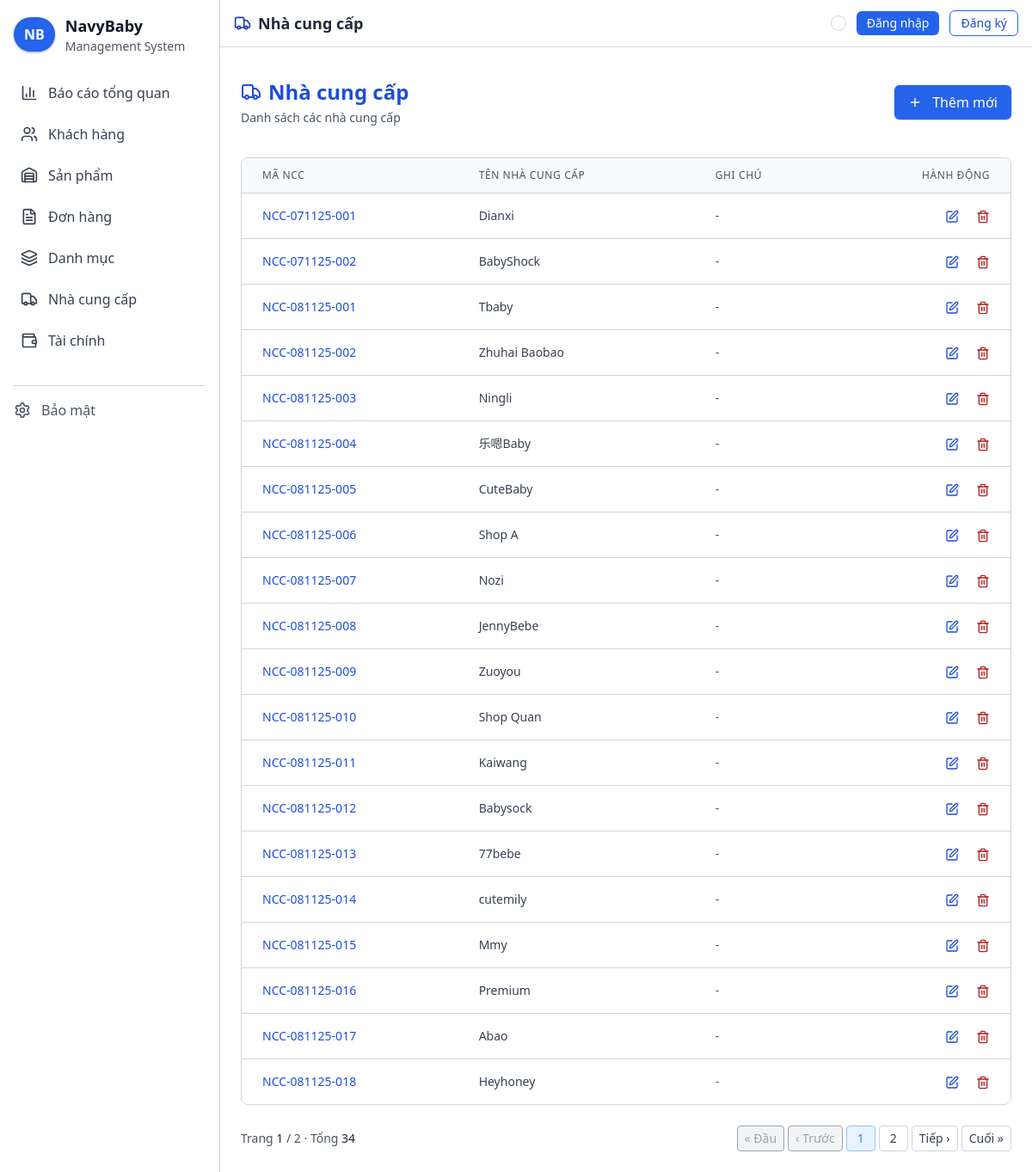
/nha-cung-cap, run on the app's committed database.
### suppliers/models.py (models this page shows, shortened)
class Supplier(models.Model):
    code = models.CharField(max_length=20, unique=True)
    name = models.CharField(max_length=255)
    note = models.TextField(blank=True)
    created_at = models.DateTimeField(auto_now=True)
    updated_at = models.DateTimeField(auto_now_add=True)

### suppliers/views.py (the view)
# urls.py: path('nha-cung-cap', SupplierListView.as_view(), name='supplier_list'),
class SupplierListView(ListView):
    model = Supplier
    template_name = 'suppliers/list.html'
    context_object_name = 'suppliers'
    paginate_by = 20
    def get_context_data(self, **kwargs):
        context = super().get_context_data(**kwargs)
        context['title'] = 'Nhà cung cấp - NavyBaby'
        context['action'] = 'list'
        return context

### templates/suppliers/list.html (shortened to what this page needs)
{% extends 'base.html' %}
{% block navbar_icon %}truck{% endblock %}
{% block navbar_title %}Nhà cung cấp{% endblock %}
{% block content %}
<div class="sticky-subheader flex flex-col md:flex-row justify-between items-center mb-6 py-3">
  <div>
    <h2 class="text-2xl font-bold flex items-center text-blue-400">
      <i data-lucide="truck" class="w-6 h-6 mr-2"></i>Nhà cung cấp
    </h2>
    <p class="text-sm text-gray-400 mt-1">
      {% if action == 'create' %}
        Thêm nhà cung cấp mới
      {% elif action == 'update' %}
        Cập nhật thông tin nhà cung cấp
      {% elif action == 'delete' %}
        Xác nhận xóa nhà cung cấp
      {% else %}
        Danh sách các nhà cung cấp
      {% endif %}
    </p>
  </div>
  {% if action == 'list' %}
  <a href="{% url 'suppliers:supplier_create' %}" class="mt-4 md:mt-0 inline-flex items-center gap-2 bg-blue-600 hover:bg-blue-500 text-white px-4 py-2 rounded-md shadow-sm hover:shadow-md ring-1 ring-blue-500/20 transition">
    <i data-lucide="plus" class="w-4 h-4 mr-1"></i>
    Thêm mới
  </a>
  {% endif %}
</div>
<div class="bg-[#121212] border border-gray-800 rounded-lg overflow-hidden">
  <div class="overflow-x-auto">
    <table class="min-w-full divide-y divide-gray-800">
      <thead class="bg-[#161616]">
        <tr>
          <th scope="col" class="px-6 py-3 text-left text-xs font-medium text-gray-400 uppercase tracking-wider">
            Mã NCC
          </th>
          <th scope="col" class="px-6 py-3 text-left text-xs font-medium text-gray-400 uppercase tracking-wider">
            Tên nhà cung cấp
          </th>
          <th scope="col" class="px-6 py-3 text-left text-xs font-medium text-gray-400 uppercase tracking-wider">
            Ghi chú
          </th>
          <th scope="col" class="px-6 py-3 text-right text-xs font-medium text-gray-400 uppercase tracking-wider">
            Hành động
          </th>
        </tr>
      </thead>
      <tbody class="bg-[#121212] divide-y divide-gray-800">
        {% for supplier in suppliers %}
        <tr class="hover:bg-[#1a1a1a] transition-colors">
          <td class="px-6 py-4 whitespace-nowrap text-sm font-medium text-blue-400">
            {{ supplier.code }}
          </td>
          <td class="px-6 py-4 whitespace-nowrap text-sm text-gray-300">
            {{ supplier.name }}
          </td>
          <td class="px-6 py-4 text-sm text-gray-400">
            {{ supplier.note|default:"-"|truncatechars:50 }}
          </td>
          <td class="px-6 py-4 whitespace-nowrap text-right text-sm font-medium">
            <a href="{% url 'suppliers:supplier_update' supplier.code %}" class="text-blue-400 hover:text-blue-300 mr-4">
              <i data-lucide="edit" class="w-4 h-4 inline"></i>
            </a>
            <a href="{% url 'suppliers:supplier_delete' supplier.code %}" class="text-red-400 hover:text-red-300">
              <i data-lucide="trash-2" class="w-4 h-4 inline"></i>
            </a>
          </td>
        </tr>
        {% empty %}
        <tr>
          <td colspan="4" class="px-6 py-4 text-center text-sm text-gray-400">
            Chưa có nhà cung cấp nào. <a href="{% url 'suppliers:supplier_create' %}" class="text-blue-400 hover:underline">Thêm mới</a>
          </td>
        </tr>
        {% endfor %}
      </tbody>
    </table>
  </div>
</div>
{% if is_paginated %}
<div class="mt-6 flex flex-col sm:flex-row items-center justify-between gap-3 text-sm">
  <div class="text-gray-400">
    Trang <span class="text-gray-200 font-medium">{{ page_obj.number }}</span> / {{ page_obj.paginator.num_pages }} · Tổng <span class="text-gray-200 font-medium">{{ page_obj.paginator.count }}</span>
  </div>
  <div class="flex items-center gap-1">
    {% if page_obj.has_previous %}
      <a class="px-2 py-1 rounded border border-gray-800 bg-[#161616] text-gray-300 hover:border-gray-700" href="?{% if request.GET %}{{ request.GET.urlencode }}&{% endif %}page=1">« Đầu</a>
      <a class="px-2 py-1 rounded border border-gray-800 bg-[#161616] text-gray-300 hover:border-gray-700" href="?{% if request.GET %}{{ request.GET.urlencode }}&{% endif %}page={{ page_obj.previous_page_number }}">‹ Trước</a>
    {% else %}
      <span class="px-2 py-1 rounded border border-gray-900 bg-[#111] text-gray-600">« Đầu</span>
      <span class="px-2 py-1 rounded border border-gray-900 bg-[#111] text-gray-600">‹ Trước</span>
    {% endif %}
    {% for i in page_obj.paginator.page_range %}
      {% if i >= page_obj.number|add:-2 and i <= page_obj.number|add:2 %}
        {% if page_obj.number == i %}
          <span class="px-3 py-1 rounded border border-blue-800 bg-blue-900/30 text-blue-300">{{ i }}</span>
        {% else %}
          <a class="px-3 py-1 rounded border border-gray-800 bg-[#161616] text-gray-300 hover:border-gray-700" href="?{% if request.GET %}{{ request.GET.urlencode }}&{% endif %}page={{ i }}">{{ i }}</a>
        {% endif %}
      {% endif %}
    {% endfor %}
    {% if page_obj.has_next %}
      <a class="px-2 py-1 rounded border border-gray-800 bg-[#161616] text-gray-300 hover:border-gray-700" href="?{% if request.GET %}{{ request.GET.urlencode }}&{% endif %}page={{ page_obj.next_page_number }}">Tiếp ›</a>
      <a class="px-2 py-1 rounded border border-gray-800 bg-[#161616] text-gray-300 hover:border-gray-700" href="?{% if request.GET %}{{ request.GET.urlencode }}&{% endif %}page={{ page_obj.paginator.num_pages }}">Cuối »</a>
    {% else %}
      <span class="px-2 py-1 rounded border border-gray-900 bg-[#111] text-gray-600">Tiếp ›</span>
      <span class="px-2 py-1 rounded border border-gray-900 bg-[#111] text-gray-600">Cuối »</span>
    {% endif %}
  </div>
</div>
{% endif %}
{% endblock %}

### static/css/style.css (style rules this page uses)
body { background-color: #1b1b1b; color: #e5e7eb; }
table { border-collapse: separate; border-spacing: 0; }
button, a { transition: background-color .15s ease, border-color .15s ease, color .15s ease, transform .15s ease; }
.sticky-subheader { position: sticky; top: 56px; z-index: 30; background-color: #1b1b1b; }
[data-theme="light"] body { background-color: #f7f7f7 !important; color: #111827 !important; }
[data-theme="light"] .sticky-subheader { background-color: #ffffff !important; }
[data-theme="light"] .bg-\[\#121212\], [data-theme="light"] .bg-\[\#161616\], [data-theme="light"] .bg-\[\#1b1b1b\] { background-color: #ffffff !important; }
[data-theme="light"] thead.bg-\[\#161616\] { background-color: #f9fafb !important; }
[data-theme="light"] tbody.bg-\[\#121212\] { background-color: #ffffff !important; }
[data-theme="light"] .border-gray-800 { --tw-border-opacity: 1; border-color: rgb(209 213 219 / var(--tw-border-opacity)) !important; }
[data-theme="light"] .border-gray-900 { --tw-border-opacity: 1; border-color: rgb(156 163 175 / var(--tw-border-opacity)) !important; }
[data-theme="light"] .border-blue-800 { --tw-border-opacity: 1; border-color: rgb(147 197 253 / var(--tw-border-opacity)) !important; }
[data-theme="light"] .bg-blue-900\/30 { background-color: rgba(191, 219, 254, 0.3) !important; }
[data-theme="light"] .text-gray-200 { --tw-text-opacity: 1; color: rgb(31 41 55 / var(--tw-text-opacity)) !important; }
[data-theme="light"] .text-gray-300 { --tw-text-opacity: 1; color: rgb(55 65 81 / var(--tw-text-opacity)) !important; }
[data-theme="light"] .text-gray-400 { --tw-text-opacity: 1; color: rgb(75 85 99 / var(--tw-text-opacity)) !important; }
[data-theme="light"] .bg-\[\#111\] { background-color: #f3f4f6 !important; color: #9ca3af !important; }
[data-theme="light"] ::placeholder { color: #9ca3af; opacity: 1; }
[data-theme="light"] .text-blue-400 { color: #1d4ed8 !important; }
[data-theme="light"] .text-blue-300 { color: #3b82f6 !important; }
[data-theme="light"] .text-red-400 { color: #b91c1c !important; }
html[data-theme="light"] .text-blue-400 { color: #1d4ed8 !important; }
html[data-theme="light"] .text-blue-300 { color: #3b82f6 !important; }
html[data-theme="light"] .text-red-400 { color: #b91c1c !important; }
[data-theme="light"] .text-gray-300 { color: #374151 !important; }
[data-theme="light"] .bg-blue-900\/30 { background-color: rgba(191, 219, 254, 0.35) !important; }
[data-theme="light"] .text-blue-300 { color: #1e40af !important; }
[data-theme="light"] .divide-gray-800 > :not([hidden]) ~ :not([hidden]) { --tw-divide-opacity: 1; border-color: rgb(209 213 219 / var(--tw-divide-opacity)) !important; }

### data on the page
Supplier: code "NCC-071125-001", name "Dianxi", note "-"
Supplier: code "NCC-071125-002", name "BabyShock", note "-"
Supplier: code "NCC-081125-001", name "Tbaby", note "-"
Supplier: code "NCC-081125-002", name "Zhuhai Baobao", note "-"
Supplier: code "NCC-081125-003", name "Ningli", note "-"
Supplier: code "NCC-081125-004", name "乐嗯Baby", note "-"
Supplier: code "NCC-081125-005", name "CuteBaby", note "-"
Supplier: code "NCC-081125-006", name "Shop A", note "-"
Supplier: code "NCC-081125-007", name "Nozi", note "-"
Supplier: code "NCC-081125-008", name "JennyBebe", note "-"
Supplier: code "NCC-081125-009", name "Zuoyou", note "-"
Supplier: code "NCC-081125-010", name "Shop Quan", note "-"
Supplier: code "NCC-081125-011", name "Kaiwang", note "-"
Supplier: code "NCC-081125-012", name "Babysock", note "-"
Supplier: code "NCC-081125-013", name "77bebe", note "-"
Supplier: code "NCC-081125-014", name "cutemily", note "-"
Supplier: code "NCC-081125-015", name "Mmy", note "-"
Supplier: code "NCC-081125-016", name "Premium", note "-"
Supplier: code "NCC-081125-017", name "Abao", note "-"
Supplier: code "NCC-081125-018", name "Heyhoney", note "-"

### other printed values
{{ page_obj.number }} "1"
{{ page_obj.paginator.num_pages }} "2"
{{ page_obj.paginator.count }} "34"
{{ i }} "1"
{{ i }} "2"
